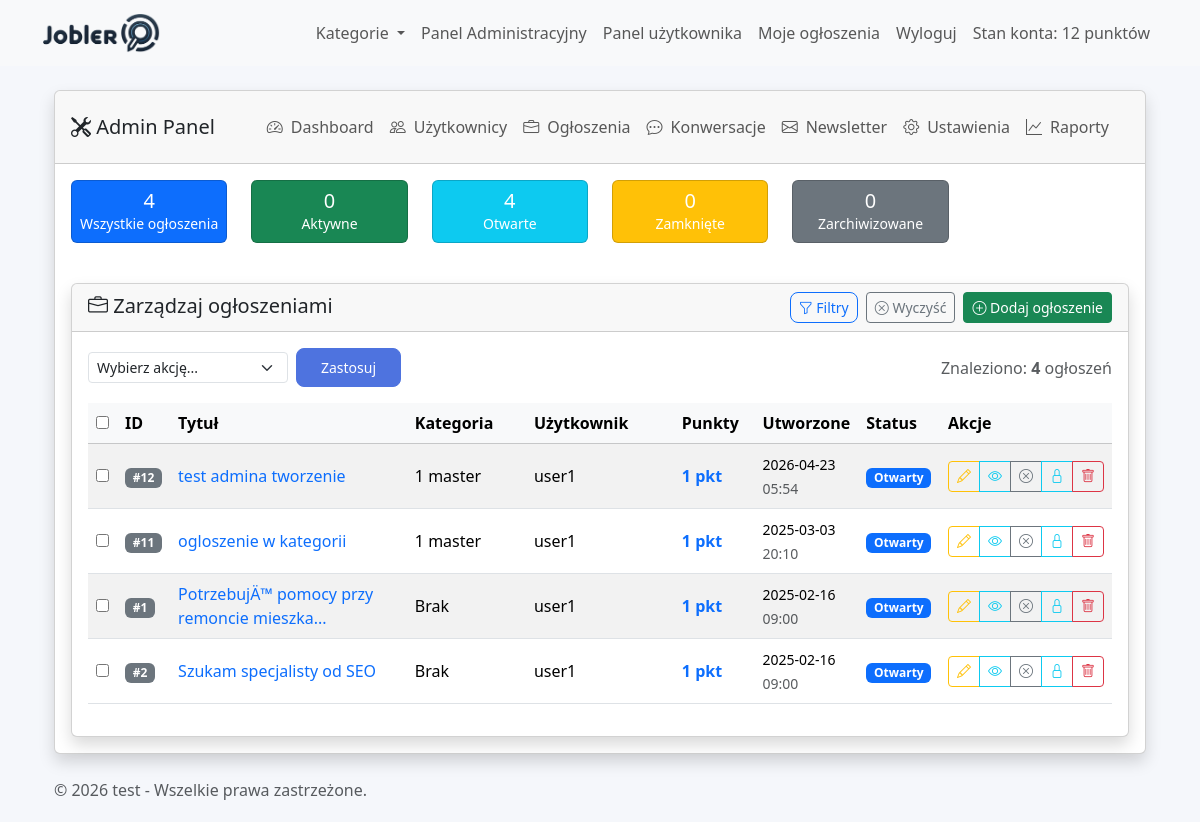
/views/admin/manage_jobs.php (signed in), run on the app's committed database.
### tables this page shows
CREATE TABLE `jobs` (
  `id` int(11) NOT NULL,
  `user_id` int(11) NOT NULL,
  `title` varchar(255) NOT NULL,
  `description` text NOT NULL,
  `status` enum('open','in_progress','closed') NOT NULL DEFAULT 'open',
  `created_at` timestamp NOT NULL DEFAULT current_timestamp(),
  `updated_at` timestamp NOT NULL DEFAULT current_timestamp() ON UPDATE current_timestamp(),
  `points_required` int(11) NOT NULL DEFAULT 1,
  `category_id` int(11) DEFAULT NULL,
  `executor_id` int(11) DEFAULT NULL,
  `budget_estimate` decimal(10,2) DEFAULT NULL,
  `realization_time` varchar(120) DEFAULT NULL,
  `validity_days` int(11) NOT NULL DEFAULT 7,
  `expires_at` datetime DEFAULT NULL,
  `work_mode` varchar(20) NOT NULL DEFAULT 'remote',
  `primary_image` varchar(255) NOT NULL DEFAULT 'no_image.jpg',
  `deleted_at` datetime DEFAULT NULL,
  `archived_at` datetime DEFAULT NULL,
  `archive_reason` varchar(80) DEFAULT NULL
);

CREATE TABLE `categories` (
  `id` int(11) NOT NULL,
  `name` varchar(255) NOT NULL,
  `parent_id` int(11) DEFAULT NULL
);

CREATE TABLE `users` (
  `id` int(11) NOT NULL,
  `email` varchar(255) NOT NULL,
  `password` varchar(255) NOT NULL,
  `role` enum('user','executor','admin') NOT NULL DEFAULT 'user',
  `created_at` timestamp NOT NULL DEFAULT current_timestamp(),
  `email_verified_at` datetime DEFAULT NULL,
  `last_login` datetime DEFAULT NULL,
  `last_activity` datetime DEFAULT NULL,
  `name` varchar(255) NOT NULL,
  `username` varchar(255) NOT NULL,
  `updated_at` timestamp NOT NULL DEFAULT current_timestamp() ON UPDATE current_timestamp(),
  `registration_ip` varchar(45) DEFAULT NULL,
  `user_agent` varchar(500) DEFAULT NULL,
  `last_login_ip` varchar(45) DEFAULT NULL,
  `status` enum('active','inactive') DEFAULT 'active',
  `phone` varchar(15) DEFAULT NULL,
  `account_balance` int(11) NOT NULL DEFAULT 0,
  `avatar` varchar(255) DEFAULT NULL,
  `need_change` tinyint(1) NOT NULL DEFAULT 0,
  `newsletter_subscription` tinyint(1) DEFAULT 0,
  `original_email` varchar(255) DEFAULT NULL,
  `original_name` varchar(255) DEFAULT NULL,
  `original_username` varchar(255) DEFAULT NULL,
  `original_phone` varchar(50) DEFAULT NULL,
  `profile_updated_at` datetime DEFAULT NULL
);

CREATE TABLE `site_settings` (
  `id` int(11) NOT NULL,
  `title` varchar(255) NOT NULL,
  `logo` varchar(255) NOT NULL,
  `categories` text DEFAULT NULL,
  `meta_description` text DEFAULT NULL,
  `meta_keywords` text DEFAULT NULL,
  `max_ads` int(11) DEFAULT 10,
  `promotion_fee` decimal(10,2) DEFAULT 10.00,
  `facebook_url` varchar(255) DEFAULT NULL,
  `twitter_url` varchar(255) DEFAULT NULL,
  `instagram_url` varchar(255) DEFAULT NULL,
  `linkedin_url` varchar(255) DEFAULT NULL,
  `contact_email` varchar(255) DEFAULT NULL,
  `contact_phone` varchar(50) DEFAULT NULL,
  `contact_address` text DEFAULT NULL,
  `business_hours` varchar(255) DEFAULT NULL,
  `created_at` timestamp NOT NULL DEFAULT current_timestamp(),
  `updated_at` timestamp NOT NULL DEFAULT current_timestamp() ON UPDATE current_timestamp(),
  `allow_registration` tinyint(1) NOT NULL DEFAULT 0,
  `smtp_server` varchar(255) DEFAULT NULL,
  `smtp_port` int(11) DEFAULT NULL,
  `smtp_username` varchar(255) DEFAULT NULL,
  `smtp_password` varchar(255) DEFAULT NULL,
  `default_language` varchar(10) NOT NULL DEFAULT 'pl',
  `layout_variant` varchar(50) NOT NULL DEFAULT 'classic',
  `company_name` varchar(255) DEFAULT NULL,
  `company_tax_id` varchar(50) DEFAULT NULL,
  `company_addresses` text DEFAULT NULL,
  `company_emails` text DEFAULT NULL,
  `company_phones` text DEFAULT NULL,
  `favicon` varchar(255) DEFAULT NULL,
  `meta_title` varchar(255) DEFAULT NULL,
  `copyright_text` text DEFAULT NULL,
  `maintenance_mode` tinyint(1) NOT NULL DEFAULT 0,
  `maintenance_message` text DEFAULT NULL,
  `email_templates` mediumtext DEFAULT NULL,
  `sitemap_enabled` tinyint(1) NOT NULL DEFAULT 1,
  `sitemap_last_generated` datetime DEFAULT NULL,
  `last_system_backup` varchar(255) DEFAULT NULL,
  `last_database_backup` varchar(255) DEFAULT NULL
);

### views/admin/manage_jobs.php (the view, shortened to what the rows shown need)
<?php
include_once('../../models/Job.php');
include_once('../../models/User.php');
$jobModel = new Job();
$userModel = new User();
$limit = isset($_GET['per_page']) && in_array($_GET['per_page'], [10, 25, 50, 100]) ? (int)$_GET['per_page'] : 20;
$page = isset($_GET['page']) && is_numeric($_GET['page']) ? max(1, (int)$_GET['page']) : 1;
$offset = ($page - 1) * $limit;
$allowedSortColumns = ['id', 'title', 'points_required', 'created_at', 'status'];
$sortColumn = isset($_GET['sort']) && in_array($_GET['sort'], $allowedSortColumns) ? $_GET['sort'] : 'created_at';
$sortOrder = isset($_GET['order']) && in_array(strtoupper($_GET['order']), ['ASC', 'DESC']) ? strtoupper($_GET['order']) : 'DESC';
$searchTerm = isset($_GET['search']) ? trim($_GET['search']) : '';
$statusFilter = isset($_GET['status_filter']) ? $_GET['status_filter'] : '';
$categoryFilter = isset($_GET['category_filter']) ? (int)$_GET['category_filter'] : '';
$userFilter = isset($_GET['user_filter']) ? (int)$_GET['user_filter'] : '';
$dateFrom = isset($_GET['date_from']) ? $_GET['date_from'] : '';
$dateTo = isset($_GET['date_to']) ? $_GET['date_to'] : '';
$pointsMin = isset($_GET['points_min']) ? (float)$_GET['points_min'] : '';
$pointsMax = isset($_GET['points_max']) ? (float)$_GET['points_max'] : '';
$categories = $jobModel->getCategories();
$users = $userModel->getAllUsers();
$jobs = $jobModel->getJobsWithFilters($limit, $offset, $sortColumn, $sortOrder, $searchTerm, $statusFilter, $categoryFilter, $userFilter, $dateFrom, $dateTo, $pointsMin, $pointsMax);
function safeEcho($data, $default = '') {
    return isset($data) ? htmlspecialchars($data, ENT_QUOTES, 'UTF-8') : $default;
}
?>
<?php include '../partials/header.php'; ?>
<div class="container-fluid">
    <div class="row">
        <div class="col-md-12 col-lg-12 main-content">
            <div class="card shadow">
                <div class="card-body">
                    <div class="card shadow">
                        <div class="card-body">
                            <form method="POST" action="manage_jobs.php" id="jobsForm">
                                <div class="table-responsive">
                                    <table class="table table-striped table-hover align-middle">
                                        <thead class="table-light">
                                            <tr>
                                                <th style="width: 1%">
                                                    <input type="checkbox" id="select-all" title="Zaznacz wszystkie">
                                                </th>
                                                <th style="width: 5%">ID</th>
                                                <th style="width: 25%">Tytuł</th>
                                                <th style="width: 12%">Kategoria</th>
                                                <th style="width: 15%">Użytkownik</th>
                                                <th style="width: 8%">Punkty</th>
                                                <th style="width: 10%">Utworzone</th>
                                                <th style="width: 8%">Status</th>
                                                <th style="width: 16%">Akcje</th>
                                            </tr>
                                        </thead>
                                        <tbody>
                                            <?php if (!empty($jobs)): ?>
                                                <?php foreach ($jobs as $job): ?>
                                                    <tr>
                                                        <td>
                                                            <input type="checkbox" name="selected_jobs[]" value="<?= safeEcho($job['id']); ?>" class="job-checkbox">
                                                        </td>
                                                        <td>
                                                            <span class="badge bg-secondary">#<?= safeEcho($job['id']); ?></span>
                                                        </td>
                                                        <td>
                                                            <a href="view_job.php?id=<?= $job['id'] ?>" target="_blank" class="text-decoration-none">
                                                                <?= htmlspecialchars(mb_substr($job['title'], 0, 40)) . (mb_strlen($job['title']) > 40 ? '...' : '') ?>
                                                            </a>
                                                        </td>
                                                        <td>
                                                            <?php
                                                            $categoryName = 'Brak';
                                                            foreach ($categories as $category) {
                                                                if ($category['id'] == $job['category_id']) {
                                                                    $categoryName = htmlspecialchars($category['name']);
                                                                    break;
                                                                }
                                                            }
                                                            echo $categoryName;
                                                            ?>
                                                        </td>
                                                        <td>
                                                            <?php
                                                            $userName = 'Nieznany';
                                                            foreach ($users as $user) {
                                                                if ($user['id'] == $job['user_id']) {
                                                                    $userName = htmlspecialchars($user['name']);
                                                                    break;
                                                                }
                                                            }
                                                            echo $userName;
                                                            ?>
                                                        </td>
                                                        <td>
                                                            <span class="fw-bold text-primary"><?= safeEcho($job['points_required']) ?> pkt</span>
                                                        </td>
                                                        <td>
                                                            <small><?= date('Y-m-d', strtotime($job['created_at'])) ?></small>
                                                            <br><small class="text-muted"><?= date('H:i', strtotime($job['created_at'])) ?></small>
                                                        </td>
                                                        <td>
                                                            <span class="badge bg-<?=
                                                                $job['status'] == 'active' ? 'success' :
                                                                ($job['status'] == 'open' ? 'primary' :
                                                                ($job['status'] == 'closed' ? 'secondary' : 'warning'))
                                                            ?>">
                                                                <?= $job['status'] == 'active' ? 'Aktywny' :
                                                                   ($job['status'] == 'open' ? 'Otwarty' :
                                                                   ($job['status'] == 'closed' ? 'Zamknięty' : 'Nieaktywny')) ?>
                                                            </span>
                                                        </td>
                                                        <td>
                                                            <div class="btn-group btn-group-sm" role="group">
                                                                <a href="edit_job.php?id=<?= safeEcho($job['id']); ?>" class="btn btn-outline-warning" title="Edytuj">
                                                                    <i class="bi bi-pencil"></i>
                                                                </a>
                                                                <a href="view_job.php?id=<?= safeEcho($job['id']); ?>" target="_blank" class="btn btn-outline-info" title="Podgląd">
                                                                    <i class="bi bi-eye"></i>
                                                                </a>
                                                                <?php if ($job['status'] == 'active' || $job['status'] == 'open'): ?>
                                                                    <a href="manage_jobs.php?action=deactivate&id=<?= safeEcho($job['id']); ?>" class="btn btn-outline-secondary" title="Dezaktywuj" onclick="return confirm('Czy na pewno chcesz dezaktywować to ogłoszenie?');">
                                                                        <i class="bi bi-x-circle"></i>
                                                                    </a>
                                                                <?php else: ?>
                                                                    <a href="manage_jobs.php?action=activate&id=<?= safeEcho($job['id']); ?>" class="btn btn-outline-success" title="Aktywuj">
                                                                        <i class="bi bi-check-circle"></i>
                                                                    </a>
                                                                <?php endif; ?>
                                                                <?php if ($job['status'] != 'closed'): ?>
                                                                    <a href="manage_jobs.php?action=close&id=<?= safeEcho($job['id']); ?>" class="btn btn-outline-info" title="Zamknij" onclick="return confirm('Czy na pewno chcesz zamknąć to ogłoszenie?');">
                                                                        <i class="bi bi-lock"></i>
                                                                    </a>
                                                                <?php endif; ?>
                                                                <a href="manage_jobs.php?action=delete&id=<?= safeEcho($job['id']); ?>" class="btn btn-outline-danger" title="Archiwizuj" onclick="return confirm('Ogłoszenie trafi do archiwum, a punkty wykonawców zostaną zwrócone. Kontynuować?');">
                                                                    <i class="bi bi-trash"></i>
                                                                </a>
                                                            </div>
                                                        </td>
                                                    </tr>
                                                <?php endforeach; ?>
                                            <?php endif; ?>
                                        </tbody>
                                    </table>
                                </div>
                            </form>
                        </div>
                    </div>
                </div>
            </div>
        </div>
    </div>
</div>
<?php include '../partials/footer.php'; ?>

### views/partials/footer.php (shortened to what the rows shown need)
<?php if (isset($_SESSION['user_role']) && $_SESSION['user_role'] === 'admin'): ?>
    <?php
    include_once __DIR__ . '/../../models/SiteSettings.php';
    $footerSettingsModel = new SiteSettings();
    $footerSettings = $footerSettingsModel->getSettings();
    $copyrightText = $footerSettingsModel->formatCopyrightText($footerSettings);
    ?>
    <br>
    <div class="container">
        <span class="text-muted"><?= htmlspecialchars($copyrightText, ENT_QUOTES, 'UTF-8') ?></span>
    </div>
<?php endif; ?>
</body>
</html>

### data on the page
jobs: id "12", title "test admina tworzenie", category.name "1 master", user.name "user1", points_required "1", created_at "2026-04-23", created_at "05:54", status "Otwarty"
jobs: id "11", title "ogloszenie w kategorii", category.name "1 master", user.name "user1", points_required "1", created_at "2025-03-03", created_at "20:10", status "Otwarty"
jobs: id "1", title "PotrzebujÄ™ pomocy przy remoncie mieszka", categoryName "Brak", user.name "user1", points_required "1", created_at "2025-02-16", created_at "09:00", status "Otwarty"
jobs: id "2", title "Szukam specjalisty od SEO", categoryName "Brak", user.name "user1", points_required "1", created_at "2025-02-16", created_at "09:00", status "Otwarty"
site_settings: copyrightText "© 2026 test - Wszelkie prawa zastrzeżone."

### other printed values
$_SESSION['user_account_balance'] "12"
$totalJobs "4"
$active_jobs "0"
$open_jobs "4"
$closed_jobs "0"
$archived_jobs "0"
